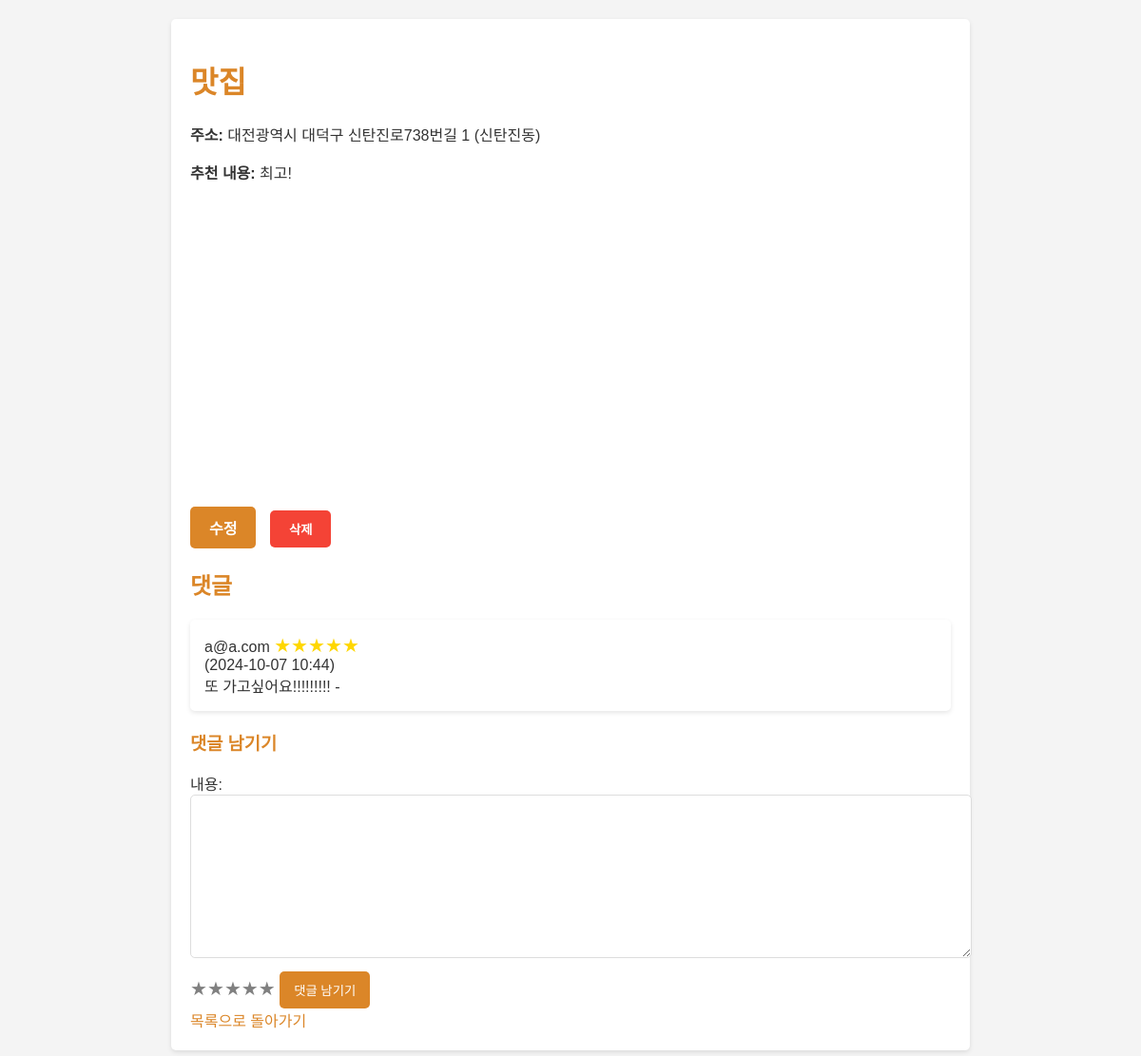
Page /board/info/19/ (signed in) on the committed database.
### board/models.py (models this page shows, shortened)
class Recommend(models.Model):
    user = models.ForeignKey(settings.AUTH_USER_MODEL, on_delete=models.CASCADE)
    title = models.CharField(max_length=100)
    description = models.TextField()
    rating = models.FloatField(default=0.0)
    file = models.FileField(upload_to='media/documents/', blank=True, null=True)
    restaurant_name = models.CharField(max_length=100, default=None, null=True)
    r_address = models.CharField(max_length=100)
    r_latitude = models.FloatField(null=True, blank=True)
    r_longitude = models.FloatField(null=True, blank=True)
    my_address = models.CharField(max_length=100, default=None, null=True)
    my_latitude = models.FloatField(default=None, null=True, blank=True)
    my_longitude = models.FloatField(default=None, null=True, blank=True)
    create_at = models.DateTimeField(auto_now_add=True)
    update_at = models.DateTimeField(auto_now=True)
    def save(self, *args, **kwargs):
        if not self.r_latitude or not self.r_longitude:
            self.r_latitude, self.r_longitude = get_lat_lng(self.r_address)
        super().save(*args, **kwargs)

class RecommendComment(models.Model):
    info = models.ForeignKey(Recommend, related_name='recommend_comments', on_delete=models.CASCADE)
    user = models.ForeignKey(settings.AUTH_USER_MODEL, on_delete=models.CASCADE)
    content = models.TextField()
    comment_rating = models.IntegerField(default=0)
    create_at = models.DateTimeField(auto_now_add=True)
    update_at = models.DateTimeField(auto_now=True)

### users/models.py (models this page shows, shortened)
class CustomUser(AbstractUser):
    username = models.CharField(max_length=150, unique=True, default='default_username')
    email = models.EmailField(unique=True)
    USERNAME_FIELD = 'email'
    REQUIRED_FIELDS = ['username']

### board/views.py (the view, shortened to what this page needs)
# urls.py: path('info/<int:pk>/', views.RecDetailView.as_view(), name='info_detail'),
class RecDetailView(LoginRequiredMixin, DetailView):
    model = Recommend
    template_name = 'board/info_detail.html'
    context_object_name = 'information'
    def get_context_data(self, **kwargs):
        context = super().get_context_data(**kwargs)
        information = self.object
        comments = information.recommend_comments.all()
        if comments.exists():
            average_rating = comments.aggregate(Avg('comment_rating'))['comment_rating__avg']
            information.rating = average_rating
            information.save()
        else:
            information.rating = 0
            information.save()
        context['comments'] = comments
        context['comment_form'] = CommentForm()
        context['star_range'] = range(5, 0, -1)
        context['naver_client_id'] = settings.NAVER_CLIENT_ID
        return context

### board/forms.py (shortened to what this page needs)
class CommentForm(forms.ModelForm):
    class Meta:
        model = RecommendComment
        fields = ['content', 'comment_rating']

### board/templates/board/info_detail.html (shortened to what this page needs)
<!DOCTYPE html>
<html lang="en">
<head>
    {% load static %}
    <link rel="stylesheet" type="text/css" href="{% static 'style.css' %}">
</head>
<body>
    <div class="container">
        <h1>{{ information.title }}</h1>
        <p><strong>주소:</strong> {{ information.r_address }}</p>
        <p><strong>추천 내용:</strong> {{ information.description }}</p>
        <div id="map"></div>
        <div class="action-buttons">
            <a href="{% url 'board:info-update' information.id %}" class="action-button edit-button">수정</a>
            <form id="deleteForm" action="{% url 'board:info-delete' information.id %}" method="POST" style="display:inline;">
                <button type="button" onclick="confirmDelete()" class="action-button delete-button">삭제</button>
            </form>
        </div>
        <h2>댓글</h2>
        <ul class="comment-list">
        {% for comment in comments %}
            <li>
                {{ comment.user.email}}
                <div class="star-rating">
                {% for star in star_range %}
                    <label for="star{{ star }}-{{ comment.id }}" title="{{ star }} stars">&#9733;</label>
                {% endfor %}
                </div><br>
                <span>({{ comment.create_at|date:"Y-m-d H:i" }})</span><br>
                {{ comment.content }} -
            </li>
        {% endfor %}
        </ul>
        <h3>댓글 남기기</h3>
        <form method="post" action="{% url 'board:info_detail' information.id %}">
            <div>
                <label for="id_content">내용:</label>
                {{ comment_form.content }}
            </div>
            <div class="star-rating">
                <label for="star5" title="5 stars">&#9733;</label>
                <label for="star4" title="4 stars">&#9733;</label>
                <label for="star3" title="3 stars">&#9733;</label>
                <label for="star2" title="2 stars">&#9733;</label>
                <label for="star1" title="1 star">&#9733;</label>
            </div>
            <button type="submit">댓글 남기기</button>
        </form>
        <a href="{% url 'board:info-list' %}">목록으로 돌아가기</a>
    </div>
</body>
</html>

### board/static/style.css (style rules this page uses)
body { font-family: Arial, sans-serif; background-color: #f4f4f4; color: #333; margin: 0; padding: 20px; }
.container { width: 100%; max-width: 1200px; margin: 0 auto; }
h1, h2 { color: #DB8628; }
ul { list-style-type: none; padding: 0; }
li { background: #fff; margin: 10px 0; padding: 15px; border-radius: 5px; box-shadow: 0 2px 5px rgba(0, 0, 0, 0.1); }
button { background-color: #DB8628; color: white; border: none; padding: 10px 15px; border-radius: 5px; cursor: pointer; }
a { text-decoration: none; color: #DB8628; margin-right: 10px; }
.star-rating { direction: rtl; display: inline-flex; font-size: 30px; }
.star-rating label { color: gray; cursor: pointer; }
.star-rating input:checked ~ label { color: gold; }

### board/templates/board/info_detail.html (style rules this page uses)
body { font-family: Arial, sans-serif; background-color: #f4f4f4; color: #333; margin: 0; padding: 20px; }
.container { width: 100%; max-width: 800px; margin: 0 auto; background-color: #fff; padding: 20px; border-radius: 5px; box-shadow: 0 2px 5px rgba(0, 0, 0, 0.1); }
h1, h2, h3 { color: #DB8628; }
#map { width: 100%; height: 300px; margin-top: 20px; margin-bottom: 20px; }
.action-buttons { margin-top: 20px; margin-bottom: 20px; }
.action-button { display: inline-block; padding: 10px 20px; margin-right: 10px; text-decoration: none; color: white; border-radius: 5px; font-weight: bold; text-align: center; border: none; cursor: pointer; }
.edit-button { background-color: #DB8628; }
.delete-button { background-color: #f44336; }
.comment-list { list-style-type: none; padding: 0; }
.comment-list li { background: #fff; margin: 10px 0; padding: 15px; border-radius: 5px; box-shadow: 0 2px 5px rgba(0, 0, 0, 0.1); }
.star-rating { direction: rtl; display: inline-flex; font-size: 20px; }
.star-rating label { color: gray; cursor: pointer; }
.star-rating input:checked ~ label { color: gold; }
form input[type="text"], form textarea { width: 100%; padding: 10px; margin-bottom: 10px; border: 1px solid #ddd; border-radius: 5px; }
button[type="submit"] { background-color: #DB8628; color: white; border: none; padding: 10px 15px; border-radius: 5px; cursor: pointer; }
a { color: #DB8628; text-decoration: none; }

### rows in the picture
Recommend: title "맛집", r_address "대전광역시 대덕구 신탄진로738번길 1 (신탄진동)", description "최고!"
RecommendComment: user.email "a@a.com", create_at "2024-10-07 10:44", content "또 가고싶어요!!!!!!!!!"
